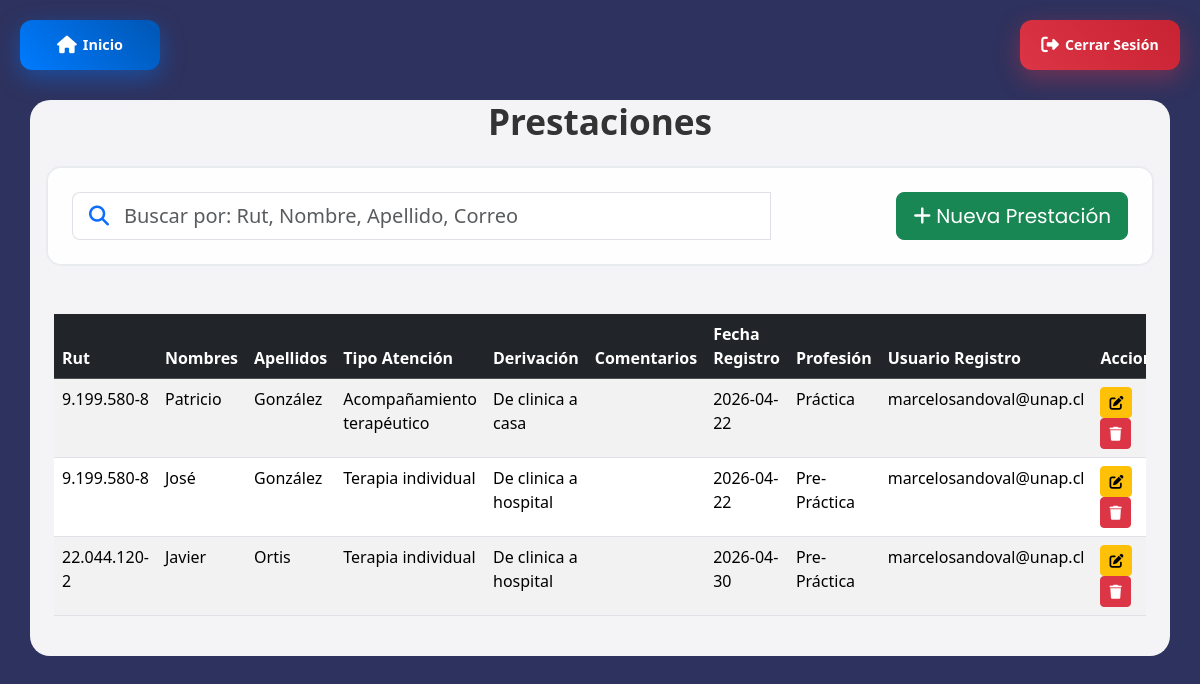
The page /prestaciones.php (signed in) on the database its author committed.
### tables this page shows
CREATE TABLE `evaluaciones` (
  `id_evaluacion` int NOT NULL AUTO_INCREMENT,
  `rut` varchar(15) NOT NULL,
  `id_tipo_atencion` int DEFAULT NULL,
  `derivacion` varchar(200) DEFAULT NULL,
  `comentarios` varchar(250) DEFAULT NULL,
  `fecha_registro` date DEFAULT NULL,
  `usuario` varchar(50) DEFAULT NULL,
  `id_profesion` int DEFAULT NULL,
  `nombre` varchar(60) DEFAULT NULL,
  `apellido` varchar(60) DEFAULT NULL,
  PRIMARY KEY (`id_evaluacion`),
  KEY `FK_evaluaciones_To_paciente` (`rut`),
  KEY `FK_evaluaciones_To_atencion` (`id_tipo_atencion`),
  KEY `FK_evaluaciones_To_profesion` (`id_profesion`),
  CONSTRAINT `FK_evaluaciones_To_atencion` FOREIGN KEY (`id_tipo_atencion`) REFERENCES `tipo_atencion` (`id_atencion`),
  CONSTRAINT `FK_evaluaciones_To_profesion` FOREIGN KEY (`id_profesion`) REFERENCES `tipo_profesion` (`id_profesion`)
);

CREATE TABLE `tipo_atencion` (
  `id_atencion` int NOT NULL AUTO_INCREMENT,
  `nombre_tipo_atencion` varchar(50) NOT NULL,
  PRIMARY KEY (`id_atencion`)
);

CREATE TABLE `tipo_profesion` (
  `id_profesion` int NOT NULL AUTO_INCREMENT,
  `Profesion` varchar(50) NOT NULL,
  PRIMARY KEY (`id_profesion`)
);

### prestaciones.php (the view, shortened to what this page needs)
<?php
$con = connection();
$sql = "SELECT
            p.id_evaluacion,
            p.rut,
            p.nombre,
            p.apellido,
            p.derivacion,
            p.comentarios,
            p.fecha_registro,
            p.usuario,
            r.nombre_tipo_atencion AS tipo_atencion,
            z.Profesion AS tipo_profesion
        FROM evaluaciones p
        LEFT JOIN pacientes e ON p.rut = e.rut
        LEFT JOIN tipo_atencion r ON p.id_tipo_atencion = r.id_atencion
        LEFT JOIN tipo_profesion z ON p.id_profesion = z.id_profesion
        ORDER BY p.id_evaluacion DESC";
$query = mysqli_query($con, $sql);
?>
<!DOCTYPE html>
<html lang="es">
<head>
    <link rel="stylesheet" href="css/pacientes.css">
    <link href="https://cdn.jsdelivr.net/npm/bootstrap@5.3.2/dist/css/bootstrap.min.css" rel="stylesheet">
    <link rel="stylesheet" href="https://cdnjs.cloudflare.com/ajax/libs/font-awesome/6.4.0/css/all.min.css">
</head>
<body>
    <div class="menu-container">
        <a id="inicio" href="menu.php" class="btn btn-inicio menu-btn">
            <i class="fas fa-home btn-icon"></i> Inicio
        </a>
        <a id="cerrar_sesion" href="logout.php" class="btn btn-logout menu-btn">
            <i class="fas fa-sign-out-alt btn-icon"></i> Cerrar Sesión
        </a>
    </div>
    <div class="menu-card mx-auto" style="max-width: 1400px;">
        <h1 class="menu-title text-center mb-4">Prestaciones</h1>
        <div class="search-section mb-4 p-4 mx-3">
            <div class="row align-items-center g-3">
                <div class="col-md-8">
                    <div class="input-group input-group-lg">
                        <span class="input-group-text bg-white border-end-0">
                            <i class="fas fa-search text-primary"></i>
                        </span>
                        <input type="text"
                        class="form-control border-start-0 ps-0 shadow-none"
                        id="buscador"
                        placeholder="Buscar por: Rut, Nombre, Apellido, Correo"
                        autocomplete="off">
                    </div>
                </div>
                <div class="col-md-4 text-end">
                    <a href="../clinica_psicologica/nueva_prestacion.php" class="btn btn-success btn-lg"style=" font-family: 'poppins', sans-serif;
    font-size: 20px;">
                        <i class="fas fa-plus"></i> Nueva Prestación
                    </a>
                </div>
            </div>
        </div>
        <div class="card-body p-4">
    <div class="table-responsive">
        <table class="table table-striped table-hover">
            <thead class="table-dark">
                <tr>
                    <th>Rut</th>
                    <th>Nombres</th>
                    <th>Apellidos</th>
                    <th>Tipo Atención</th>
                    <th>Derivación</th>
                    <th>Comentarios</th>
                    <th>Fecha Registro</th>
                    <th>Profesión</th>
                    <th>Usuario Registro</th>
                    <th>Acciones</th>
                </tr>
            </thead>
            <tbody>
                <?php while($row = mysqli_fetch_array($query)): ?>
                <tr class="paciente-row">
                    <td><?=$row['rut']?></td>
                    <td><?=$row['nombre']?></td>
                    <td><?=$row['apellido']?></td>
                    <td><?=$row['tipo_atencion']?></td>
                    <td><?=$row['derivacion']?></td>
                    <td><?=$row['comentarios']?></td>
                    <td><?=$row['fecha_registro']?></td>
                    <td><?=$row['tipo_profesion']?></td>
                    <td><?=$row['usuario']?></td>
                    <td>
                        <a href="editar_prestaciones.php?id_evaluacion=<?= $row['id_evaluacion']?>"
                        class="btn btn-warning btn-sm me-1">
                            <i class="fas fa-edit"></i>
                        </a>
                        <a class="btn btn-danger btn-sm me-1" href="eliminar_prestaciones.php?id_evaluacion=<?= $row['id_evaluacion']?>"
                        onclick="return confirm('¿Estás seguro de que deseas eliminar este registro?');">
                        <i class="fas fa-trash"></i>
                        </a>
                    </td>
                </tr>
                <?php endwhile; ?>
            </tbody>
        </table>
    </div>
</div>
</body>
</html>

### css/pacientes.css (style rules this page uses)
* { box-sizing: border-box; }
body { background: #2e325e !important; background-image: linear-gradient(135deg, #2e325e 0%, #2e325e 100%) !important; background-attachment: fixed !important; margin: 0 !important; padding: 0 !important; overflow-y: scroll !important; }
.menu-container { position: fixed !important; top: 0 !important; left: 0 !important; width: 100% !important; height: 0 !important; z-index: 2000000 !important; pointer-events: none !important; }
#inicio { position: fixed !important; pointer-events: auto !important; z-index: 2000001 !important; transition: background 0.3s, box-shadow 0.3s !important; transform: none !important; position: fixed !important; pointer-events: auto !important; top: 20px !important; left: 20px !important; z-index: 100001 !important; width: 140px !important; height: 50px !important; padding: 0 12px !important; margin: 0 !important; border: none !important; border-radius: 12px !important; display: flex !important; align-items: center !important; justify-content: center !important; font-weight: 600 !important; font-size: 0.9rem !important; text-decoration: none !important; color: white !important; background: linear-gradient(45deg, #007bff, #0056b3) !important; box-shadow: 0 8px 25px rgba(0, 123, 255, 0.4) !important; transition: all 0.3s cubic-bezier(0.4, 0, 0.2, 1) !important; pointer-events: auto !important; overflow: hidden !important; }
#cerrar_sesion { position: fixed !important; pointer-events: auto !important; z-index: 2000001 !important; transition: background 0.3s, box-shadow 0.3s !important; transform: none !important; position: fixed !important; pointer-events: auto !important; top: 20px !important; right: 20px !important; z-index: 100001 !important; width: 160px !important; height: 50px !important; padding: 0 12px !important; margin: 0 !important; border: none !important; border-radius: 12px !important; display: flex !important; align-items: center !important; justify-content: center !important; font-weight: 600 !important; font-size: 0.88rem !important; text-decoration: none !important; color: white !important; background: linear-gradient(45deg, #dc3545, #c82333) !important; box-shadow: 0 8px 25px rgba(220, 53, 69, 0.4) !important; transition: all 0.3s cubic-bezier(0.4, 0, 0.2, 1) !important; pointer-events: auto !important; overflow: hidden !important; }
#inicio .btn-icon, #cerrar_sesion .btn-icon { margin-right: 6px !important; font-size: 1.1rem !important; transition: all 0.3s ease !important; }
.menu-card { position: absolute !important; top: 100px !important; left: 50% !important; transform: translateX(-50%) !important; margin-bottom: 50px !important; z-index: 100 !important; background: rgba(255, 255, 255, 0.95); backdrop-filter: blur(10px); border-radius: 20px; width: 95%; }
.menu-title { color: #333 !important; font-weight: 700 !important; margin-bottom: 30px !important; font-size: 2.2rem !important; text-align: center !important; }

### prestaciones.php (style rules this page uses)
.search-section { border: 2px solid #e9ecef; border-radius: 15px; background: rgba(255,255,255,0.9); }
.paciente-row { transition: all 0.3s ease; }

### rows shown on the page
evaluaciones: rut "9.199.580-8", nombre "Patricio", apellido "González", id_tipo_atencion.nombre_tipo_atencion "Acompañamiento terapéutico", derivacion "De clinica a casa", fecha_registro "2026-04-22", id_profesion.Profesion "Práctica", usuario "marcelosandoval@unap.cl"
evaluaciones: rut "9.199.580-8", nombre "José", apellido "González", id_tipo_atencion.nombre_tipo_atencion "Terapia individual", derivacion "De clinica a hospital", fecha_registro "2026-04-22", id_profesion.Profesion "Pre-Práctica", usuario "marcelosandoval@unap.cl"
evaluaciones: rut "22.044.120-2", nombre "Javier", apellido "Ortis", id_tipo_atencion.nombre_tipo_atencion "Terapia individual", derivacion "De clinica a hospital", fecha_registro "2026-04-30", id_profesion.Profesion "Pre-Práctica", usuario "marcelosandoval@unap.cl"
